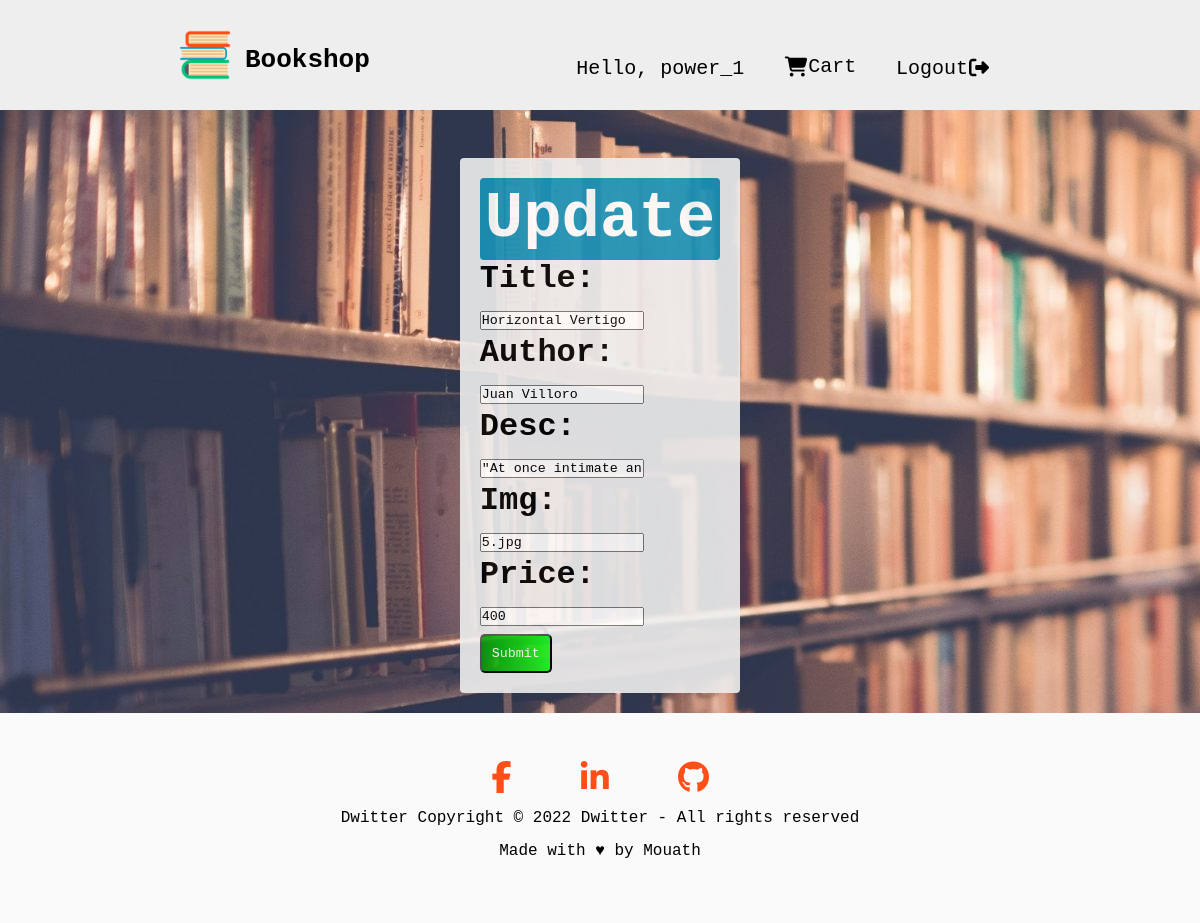
Before: /FSApp/update/34 (signed in) with the older database file.
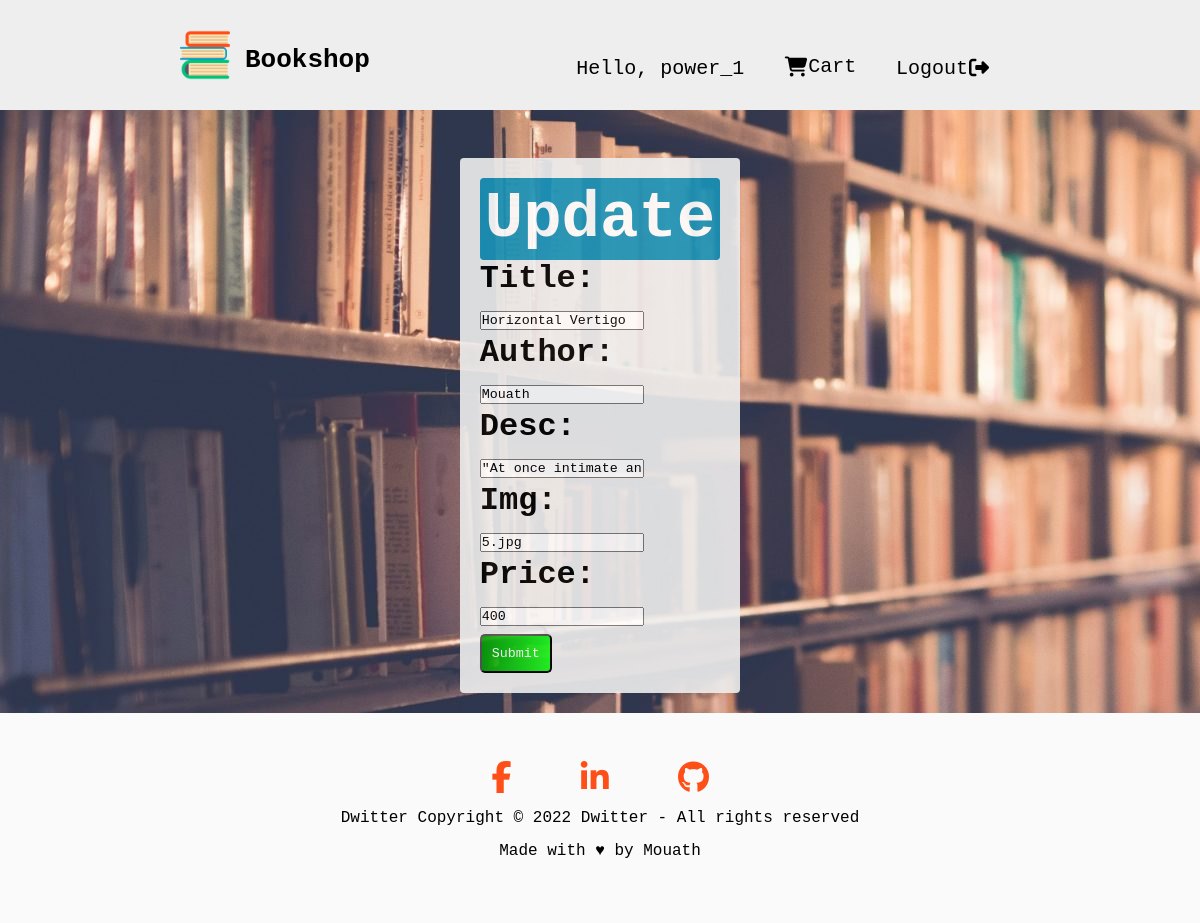
After: the same page with the newer database file.
### FSApp/models.py (models this page shows)
class Books(models.Model):
    title= models.CharField(max_length=40)
    author= models.CharField(max_length=40)
    Desc=models.TextField()
    img=models.CharField(max_length=40)
    price=models.CharField(max_length=40)

### FSApp/views.py (the view, shortened to what this page needs)
# urls.py: path("update/<int:id>",views.update),
def update(req,id):
    if(req.user.is_superuser):
        mybook = models.Books.objects.get(id=id)
        template = loader.get_template('edit.html')
        context = {
            'mybook': mybook,
        }
        return HttpResponse(template.render(context, req))

### FSApp/templates/edit.html (shortened to what this page needs)
{% extends "base.html" %}
{% load static %}
{% block body_block %}
<div class="edit-container">
    <h1>Update</h1>
<form action="updaterow/{{ mybook.id }}" method="post">
<h4>Title:</h4>
<input name="title" value="{{ mybook.title }}">
<br>
<h4>Author:</h4>
<input name="author" value="{{ mybook.author }}">
<br>
<h4>Desc:</h4>
<input name="Desc" value="{{ mybook.Desc }}">
<br>
<h4>Img:</h4>
<input name="img" value="{{ mybook.img }}">
<br>
<h4>Price:</h4>
<input name="price" value="{{ mybook.price }}">
<br>
<input type="submit" value="Submit">
</form>
</div>
{% endblock %}

Changed rows visible on the page:
changed Books "Horizontal Vertigo": author "Juan Villoro" → "Mouath"
